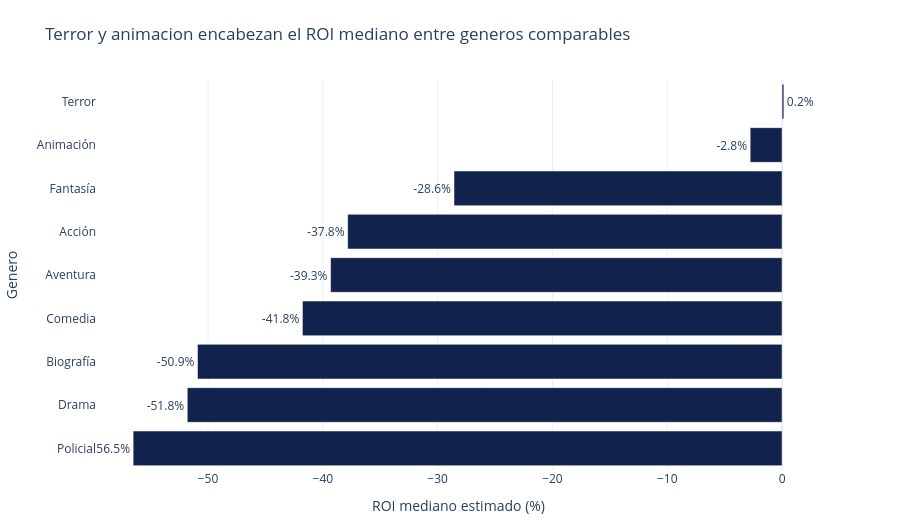

Write notebook code for a chart like this one.
### Markdown cell above
## 4.3 Retorno mediano por genero

### Code cell
generos_grafico = comparables.sort_values('roi_mediano_pct')

figura_generos = px.bar(
    generos_grafico, x='roi_mediano_pct', y='genero',
    orientation='h', text='roi_mediano_pct',
    hover_data=['peliculas','fracaso_pct','roi_peor_decil_pct'],
    color_discrete_sequence=[AZUL_GRAFICO],
    labels={'roi_mediano_pct':'ROI mediano estimado (%)',
            'genero':'Genero',
            'peliculas':'Peliculas',
            'fracaso_pct':'Fracaso segun 2,5× (%)',
            'roi_peor_decil_pct':'ROI medio del peor decil (%)'},
    title='Terror y animacion encabezan el ROI mediano entre generos comparables')
figura_generos.update_traces(texttemplate='%{text:.1f}%',
                             textposition='outside')
figura_generos.update_layout(height=530,
                             margin={'l':90,'r':80,'t':80,'b':60})
figura_generos.write_html(carpeta_salidas / 'generos_interactivo.html', include_plotlyjs='cdn')
figura_generos.show()

print('Generos mostrados:', len(generos_grafico),
      '| minimo por genero:', MIN_PELICULAS_COMPARABLES)

### Figure 1 — Plotly figure (JSON) as saved in the notebook; plotly's stock layout.template omitted (floating-point values rounded to 4 significant figures)
{"data": [{"customdata": [[385.0, 71.17, -97.34], [829.0, 65.02, -97.96], [307.0, 68.4, -95.56], [1408.0, 62.86, -95.68], [317.0, 61.51, -96.35], [1378.0, 62.77, -93.18], [42.0, 57.14, -96.06], [272.0, 41.91, -89.08], [236.0, 42.8, -92.81]], "hovertemplate": "ROI mediano estimado (%)=%{text}<br>Genero=%{y}<br>Peliculas=%{customdata[0]}<br>Fracaso segun 2,5× (%)=%{customdata[1]}<br>ROI medio del peor decil (%)=%{customdata[2]}<extra></extra>", "legendgroup": "", "marker": {"color": "#11224D", "pattern": {"shape": ""}}, "name": "", "orientation": "h", "showlegend": false, "text": [-56.52, -51.81, -50.92, -41.78, -39.32, -37.84, -28.57, -2.778, 0.1551], "textposition": "outside", "x": [-56.52, -51.81, -50.92, -41.78, -39.32, -37.84, -28.57, -2.778, 0.1551], "xaxis": "x", "y": ["Policial", "Drama", "Biografía", "Comedia", "Aventura", "Acción", "Fantasía", "Animación", "Terror"], "yaxis": "y", "type": "bar", "texttemplate": "%{text:.1f}%"}], "layout": {"xaxis": {"anchor": "y", "domain": [0.0, 1.0], "title": {"text": "ROI mediano estimado (%)"}}, "yaxis": {"anchor": "x", "domain": [0.0, 1.0], "title": {"text": "Genero"}}, "legend": {"tracegroupgap": 0}, "title": {"text": "Terror y animacion encabezan el ROI mediano entre generos comparables"}, "barmode": "relative", "margin": {"l": 90, "r": 80, "t": 80, "b": 60}, "height": 530}}
